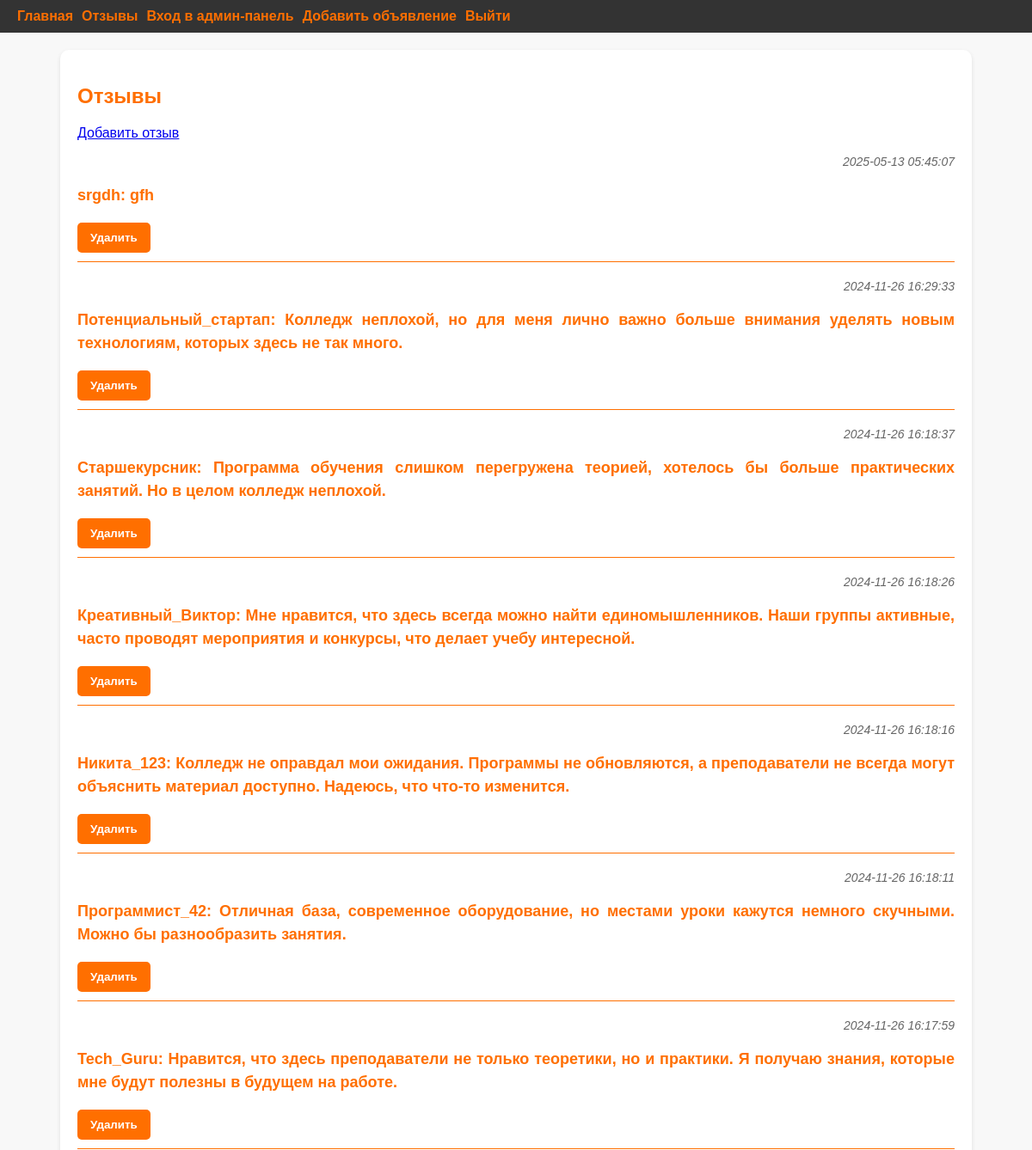
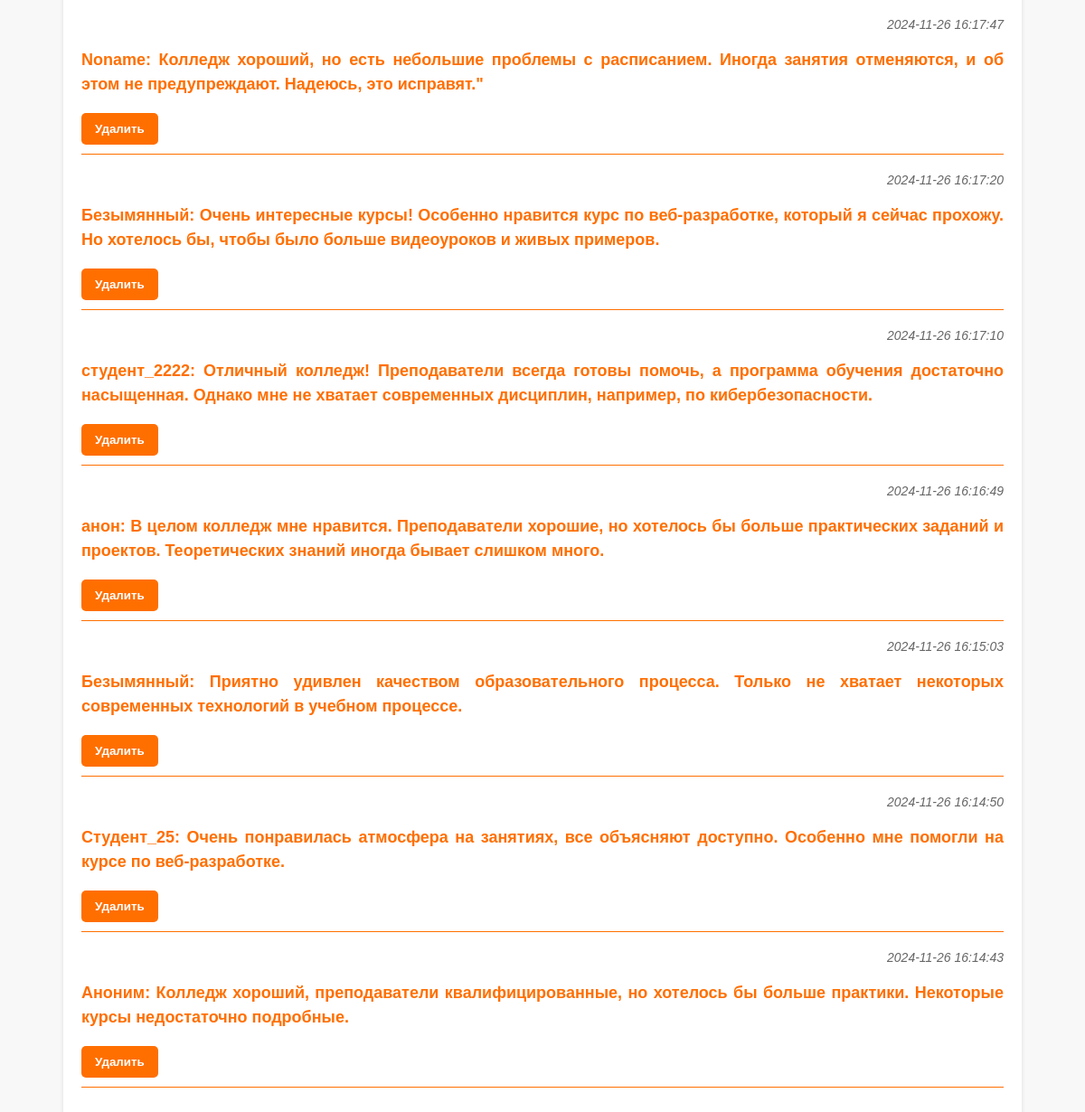
The page /reviews (signed in) on the database its author committed (2 pictures, top to bottom).
### tables this page shows
CREATE TABLE reviews (
                        id INTEGER PRIMARY KEY AUTOINCREMENT,
                        content TEXT NOT NULL,
                        timestamp DATETIME DEFAULT CURRENT_TIMESTAMP,
                        unique_id TEXT NOT NULL,
                        nickname TEXT NOT NULL DEFAULT 'Аноним');

### app/routes.py (the view)
@main.route('/reviews')
def reviews():
    if not session.get('admin_logged_in'):
        flash("Только администратор может просматривать отзывы.")
        return redirect(url_for('main.admin_login'))
    conn = get_db_connection()
    reviews = conn.execute('SELECT * FROM reviews ORDER BY timestamp DESC').fetchall()
    conn.close()
    return render_template('reviews.html', reviews=reviews)

### app/routes.py (called while the page is built)
def get_db_connection():
    conn = sqlite3.connect(DATABASE)
    conn.row_factory = sqlite3.Row
    return conn

### app/templates/reviews.html (shortened to what this page needs)
{% extends "base.html" %}
{% block content %}
<h2>Отзывы</h2>
<a href="{{ url_for('main.add') }}">Добавить отзыв</a>
<ul class="reviews-list">
    {% for review in reviews %}
        <li>
            <span class="announcement-date">{{ review['timestamp'] }}</span>
            <p class="announcement-text"><strong>{{ review['nickname'] }}</strong>: {{ review['content'] }}</p>
            {% if session.get('admin_logged_in') %}
                <form action="{{ url_for('main.delete_review', review_id=review['unique_id']) }}" method="POST" style="display: inline;">
                    <button type="submit" class="delete-button" onclick="return confirm('Вы уверены, что хотите удалить этот отзыв?');">Удалить</button>
                </form>
            {% endif %}
        </li>
    {% endfor %}
</ul>
{% endblock %}

### app/static/css/style.css (style rules this page uses)
body { font-family: 'Arial', sans-serif; background-color: #f8f8f8; color: #333; margin: 0; padding: 0; }
h1, h2, h3 { color: #ff6f00; margin-bottom: 20px; }
ul { list-style: none; padding: 0; }
li { margin-bottom: 20px; border-bottom: 1px solid #ff6f00; padding-bottom: 10px; }
.announcement-text { color: #ff6f00; font-size: 18px; font-weight: bold; line-height: 1.5; text-align: justify; }
.announcement-date { font-size: 14px; color: #666; font-style: italic; text-align: right; display: block; margin-bottom: 10px; }
form button { background-color: #ff6f00; color: white; border: none; padding: 10px 15px; cursor: pointer; border-radius: 5px; }
button, a.button { display: inline-block; text-align: center; padding: 10px 20px; color: white; background-color: #ff6f00; text-decoration: none; border-radius: 5px; }
.delete-button { color: white; text-decoration: none; font-weight: bold; }

### rows shown on the page
reviews: timestamp "2025-05-13 05:45:07", nickname "srgdh", content "gfh"
reviews: timestamp "2024-11-26 16:29:33", nickname "Потенциальный_стартап", content "Колледж неплохой, но для меня лично важно больше внимания уделять новым технологиям, которых здесь не так много."
reviews: timestamp "2024-11-26 16:18:37", nickname "Старшекурсник", content "Программа обучения слишком перегружена теорией, хотелось бы больше практических занятий. Но в целом колледж неплохой."
reviews: timestamp "2024-11-26 16:18:26", nickname "Креативный_Виктор", content "Мне нравится, что здесь всегда можно найти единомышленников. Наши группы активные, часто проводят мероприятия и конкурсы, что делает учебу интересной."
reviews: timestamp "2024-11-26 16:18:16", nickname "Никита_123", content "Колледж не оправдал мои ожидания. Программы не обновляются, а преподаватели не всегда могут объяснить материал доступно. Надеюсь, что что-то изменится."
reviews: timestamp "2024-11-26 16:18:11", nickname "Программист_42", content "Отличная база, современное оборудование, но местами уроки кажутся немного скучными. Можно бы разнообразить занятия."
reviews: timestamp "2024-11-26 16:17:59", nickname "Tech_Guru", content "Нравится, что здесь преподаватели не только теоретики, но и практики. Я получаю знания, которые мне будут полезны в будущем на работе."
reviews: timestamp "2024-11-26 16:17:47", nickname "Noname", content "Колледж хороший, но есть небольшие проблемы с расписанием. Иногда занятия отменяются, и об этом не предупреждают. Надеюсь, это исправят.\""
reviews: timestamp "2024-11-26 16:17:20", nickname "Безымянный", content "Очень интересные курсы! Особенно нравится курс по веб-разработке, который я сейчас прохожу. Но хотелось бы, чтобы было больше видеоуроков и живых примеров."
reviews: timestamp "2024-11-26 16:17:10", nickname "студент_2222", content "Отличный колледж! Преподаватели всегда готовы помочь, а программа обучения достаточно насыщенная. Однако мне не хватает современных дисциплин, например, по кибербезопасности."
reviews: timestamp "2024-11-26 16:16:49", nickname "анон", content "В целом колледж мне нравится. Преподаватели хорошие, но хотелось бы больше практических заданий и проектов. Теоретических знаний иногда бывает слишком много."
reviews: timestamp "2024-11-26 16:15:03", nickname "Безымянный", content "Приятно удивлен качеством образовательного процесса. Только не хватает некоторых современных технологий в учебном процессе."
reviews: timestamp "2024-11-26 16:14:50", nickname "Студент_25", content "Очень понравилась атмосфера на занятиях, все объясняют доступно. Особенно мне помогли на курсе по веб-разработке."
reviews: timestamp "2024-11-26 16:14:43", nickname "Аноним", content "Колледж хороший, преподаватели квалифицированные, но хотелось бы больше практики. Некоторые курсы недостаточно подробные."
